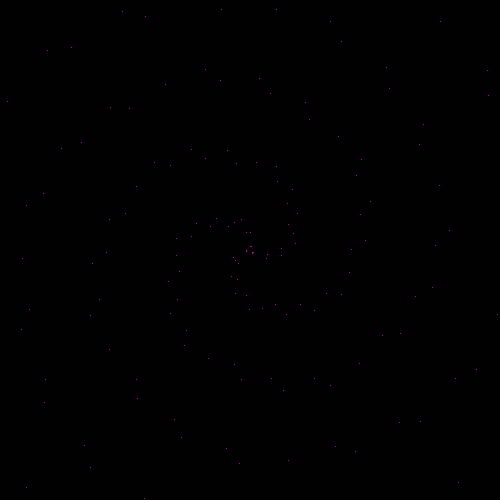
Frame 1 (no input)
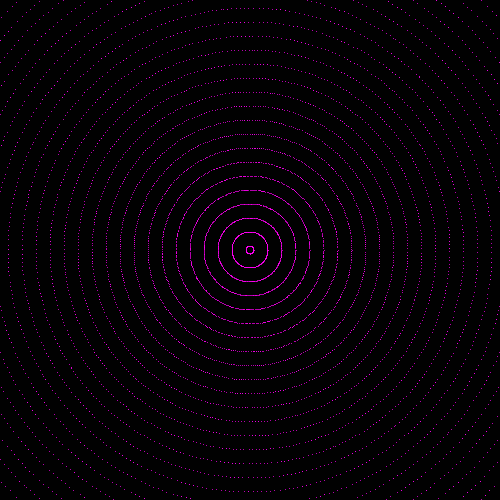
Frame 60 (the mouse pressed at the canvas centre just before this capture)
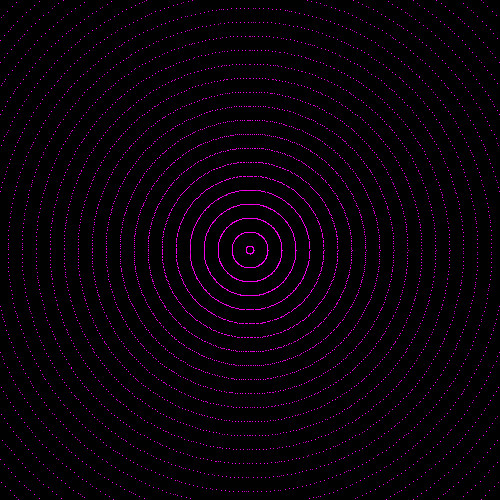
Frame 120 (the mouse held since frame 60 and released just before this capture)

The Processing sketch that drew these frames (run headless with seeded random() and noise(); from frame 60 on, the mouse is pressed at the canvas centre):

// Processing sketch: processing_152687
// ── processing_152687.pde

int x=0;
float n = 0;
float r = 2;
void setup(){
  size(500,500);
  frameRate(50);
  background(1);
  stroke(255,0,244);
}
void draw(){
  if(x<=290){
    x=x-1;
  }else{
    x=x+1;
  }
  for(n=0; n<= 280; n+=6){
    for(r=2; r<=280; r+=6){
      point(width/2 + cos(n+r+x) * 2*r, height/2 + sin(n+r+x) * 2*r);
      n = n + 1;
      r = r + 1;
    }
  }
}
 
